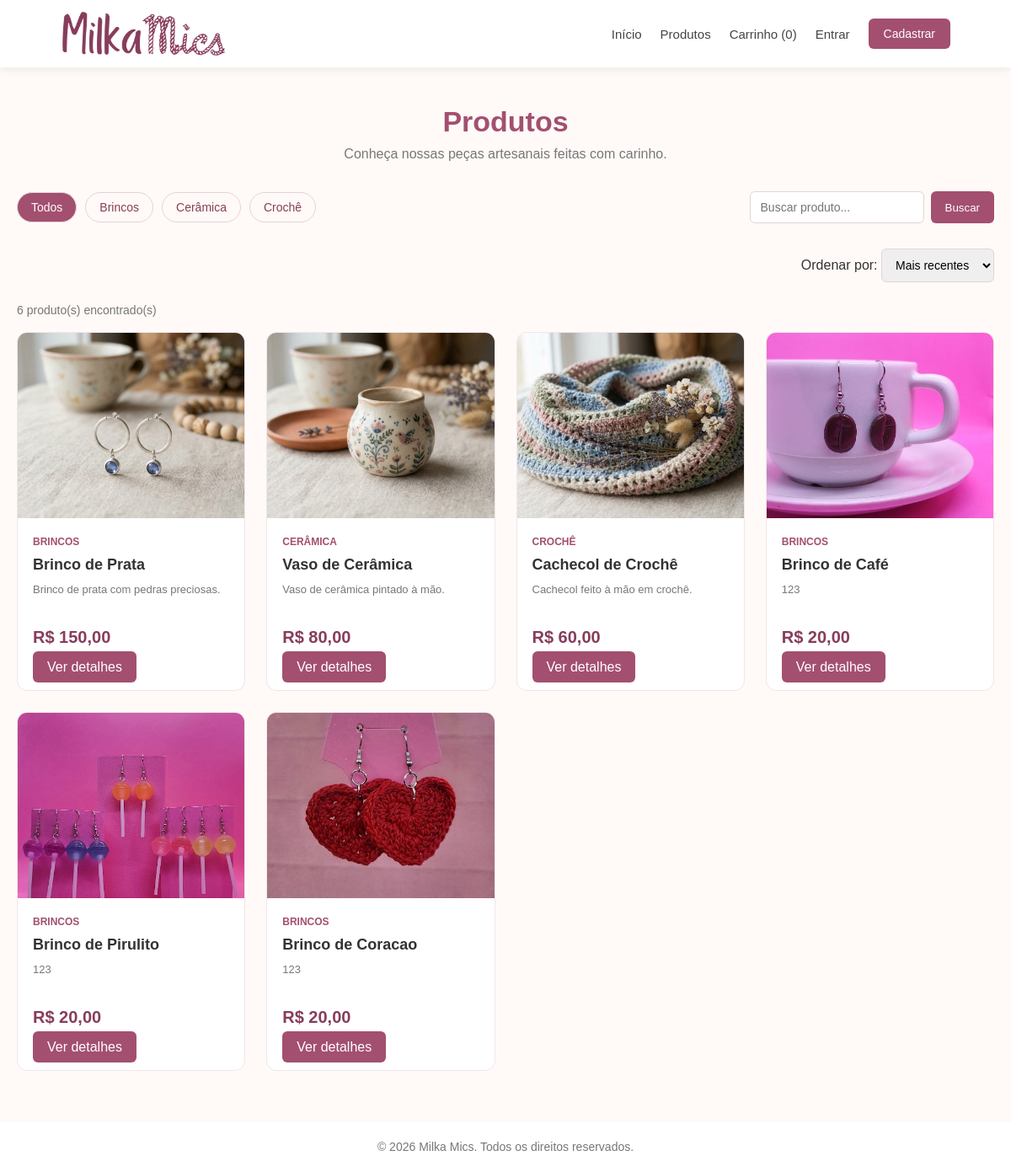
/produtos.php, run on the app's committed database.
### tables this page shows
CREATE TABLE CATEGORIAS (
    ID INT AUTO_INCREMENT PRIMARY KEY,
    NOME VARCHAR(70) NOT NULL,
     
    SLUG VARCHAR(70) NOT NULL UNIQUE
);

CREATE TABLE PRODUTOS (
    ID            INT AUTO_INCREMENT PRIMARY KEY,
    CATEGORIA_ID  INT NOT NULL,
    NOME          VARCHAR(150) NOT NULL,
    DESCRICAO     TEXT, 
    PRECO         DECIMAL(10,2) NOT NULL,
    ESTOQUE       INT NOT NULL DEFAULT 0,
    IMAGEM        VARCHAR(255) DEFAULT NULL,
    ATIVO         TINYINT(1) NOT NULL DEFAULT 1,
    CRIADO_EM     TIMESTAMP DEFAULT CURRENT_TIMESTAMP,
    ATUALIZADO_EM TIMESTAMP NOT NULL DEFAULT CURRENT_TIMESTAMP ON UPDATE CURRENT_TIMESTAMP,

    CONSTRAINT ck_prod_preco CHECK(PRECO >= 0),
    CONSTRAINT ck_prod_estoque CHECK(ESTOQUE >= 0),

    CONSTRAINT fk_prod_cat FOREIGN KEY (CATEGORIA_ID)
        REFERENCES CATEGORIAS(ID) ON DELETE RESTRICT
);

### config/carrinho.php (called while the page is built, shortened)
<?php
function carrinho_quantidade_total(): int
{
    return array_sum($_SESSION['carrinho'] ?? []);
}

### produtos.php (the view, shortened to what this page needs)
<?php
require_once __DIR__ . '/config/carrinho.php';
$categorias = $conexao->query(
    "SELECT ID, NOME, SLUG FROM CATEGORIAS ORDER BY NOME"
);
$slugCategoria = trim($_GET['categoria'] ?? '');
$busca = trim($_GET['busca'] ?? '');
$ordem = $_GET['ordem'] ?? 'recentes';
$sql = "SELECT
            p.ID,
            p.NOME,
            p.DESCRICAO,
            p.PRECO,
            p.IMAGEM,
            c.NOME AS CATEGORIA,
            c.SLUG AS CATEGORIA_SLUG
        FROM PRODUTOS p
        INNER JOIN CATEGORIAS c
            ON c.ID = p.CATEGORIA_ID
        WHERE p.ATIVO = 1";
switch ($ordem) {
    default:
        $sql .= " ORDER BY p.CRIADO_EM DESC";
        break;
}
$stmt = $conexao->prepare($sql);
$stmt->execute();
$resultado = $stmt->get_result();
$produtos = [];
while ($produto = $resultado->fetch_assoc()) {
    $produtos[] = $produto;
}
$tituloAtual = "Produtos";
function escapar($valor) {
    return htmlspecialchars((string)$valor, ENT_QUOTES, 'UTF-8');
}
function formatarPreco($valor) {
    return 'R$ ' . number_format((float)$valor, 2, ',', '.');
}
?>
<!DOCTYPE html>
<html lang="pt-BR">
<head>
    <link rel="stylesheet" href="assets/css/cabecalho.css">
</head>
<body>
<?php require __DIR__ . '/includes/cabecalho.php'; ?>
<main>
    <div class="cabecalho-catalogo">
        <h1><?= escapar($tituloAtual) ?></h1>
        <p>Conheça nossas peças artesanais feitas com carinho.</p>
    </div>
    <div class="filtros">
        <div class="categorias">
            <a class="chip <?= $slugCategoria === '' ? 'ativo' : '' ?>"
               href="produtos.php">Todos</a>
            <?php
            $categorias->data_seek(0);
            while ($categoria = $categorias->fetch_assoc()):
            ?>
                <a class="chip <?= $slugCategoria === $categoria['SLUG'] ? 'ativo' : '' ?>"
                   href="produtos.php?categoria=<?= urlencode($categoria['SLUG']) ?>">
                    <?= escapar($categoria['NOME']) ?>
                </a>
            <?php endwhile; ?>
        </div>
        <form class="busca" method="get" action="produtos.php">
            <input
                type="text"
                name="busca"
                placeholder="Buscar produto..."
                value="<?= escapar($busca) ?>"
            >
            <button class="btn-principal" type="submit">Buscar</button>
        </form>
    </div>
    <div class="ordenacao">
        <form method="get" action="produtos.php">
            <label for="ordem">Ordenar por: </label>
            <select name="ordem" id="ordem" onchange="this.form.submit()">
                <option value="recentes" <?= $ordem === 'recentes' ? 'selected' : '' ?>>Mais recentes</option>
            </select>
        </form>
    </div>
    <p class="contador">
        <?= count($produtos) ?> produto(s) encontrado(s)
    </p>
    <?php if (empty($produtos)): ?>
        <div class="mensagem-vazia">
            <h2>Nenhum produto encontrado</h2>
            <p>Tente mudar os filtros ou pesquisar outro termo.</p>
        </div>
    <?php else: ?>
        <div class="grade-produtos">
            <?php foreach ($produtos as $p): ?>
                <article class="card-produto">
<?php
$nomeArquivoImagem = basename($p['IMAGEM'] ?? '');
$caminhoImagem = __DIR__ . '/assets/images/produtos/' . $nomeArquivoImagem;
$urlImagem = 'assets/images/produtos/' . rawurlencode($nomeArquivoImagem);
?>
<div class="imagem-produto">
    <?php if ($nomeArquivoImagem !== '' && is_file($caminhoImagem)): ?>
        <img
            src="<?= escapar($urlImagem) ?>"
            alt="<?= escapar($p['NOME']) ?>"
        >
    <?php else: ?>
        <span class="sem-imagem">
            <?= escapar(mb_substr($p['NOME'], 0, 1)) ?>
        </span>
    <?php endif; ?>
</div>
                    <div class="info-produto">
                        <span class="categoria-produto">
                            <?= escapar($p['CATEGORIA']) ?>
                        </span>
                        <h2 class="nome-produto">
                            <?= escapar($p['NOME']) ?>
                        </h2>
                        <p class="descricao-produto">
                            <?= escapar($p['DESCRICAO']) ?>
                        </p>
                        <span class="preco-produto">
                            <?= formatarPreco($p['PRECO']) ?>
                        </span>
                        <a
                            class="btn-principal"
                            href="produto.php?id=<?= (int)$p['ID'] ?>"
                        >
                            Ver detalhes
                        </a>
                    </div>
                </article>
            <?php endforeach; ?>
        </div>
    <?php endif; ?>
</main>
<footer>
    <p>&copy; <?= date('Y') ?> Milka Mics. Todos os direitos reservados.</p>
</footer>
</body>
</html>

### includes/cabecalho.php (shortened to what this page needs)
<?php
$cabecalhoModo = $cabecalhoModo ?? 'loja';
if ($cabecalhoModo === 'loja') {
    require_once __DIR__ . '/../config/carrinho.php';
}
$cab_docRoot = realpath($_SERVER['DOCUMENT_ROOT'] ?? '') ?: '';
$cab_raiz    = realpath(__DIR__ . '/..') ?: '';
$cab_base    = ($cab_docRoot !== '' && strpos($cab_raiz, $cab_docRoot) === 0)
    ? str_replace('\\', '/', substr($cab_raiz, strlen($cab_docRoot)))
    : '';
$cab_logado = !empty($_SESSION['usuario_id']);
$cab_tipo   = strtolower(trim($_SESSION['usuario_tipo'] ?? ''));
$cab_nome   = htmlspecialchars(
    $_SESSION['usuario_nome'] ?? ($cab_tipo === 'admin' ? 'Administrador' : 'Usuário'),
    ENT_QUOTES,
    'UTF-8'
);
?>
<header class="site-header">
    <nav class="site-nav">
        <div class="site-logo-area">
            <a class="site-logo" href="<?= $cab_base ?>/index.php">
                <img src="<?= $cab_base ?>/assets/images/logo-milka-cabecalho.png" alt="Milka Mics">
            </a>
        </div>
        <?php if ($cabecalhoModo === 'admin'): ?>
            <div class="site-menu">
                <a href="<?= $cab_base ?>/index.php">Ver Loja</a>
                <a href="<?= $cab_base ?>/admin_usuarios.php">Usuários</a>
                <a href="<?= $cab_base ?>/admin/produtos/listar.php">Itens</a>
                <a href="<?= $cab_base ?>/admin/pedidos/listar.php">Pedidos</a>
                <div class="site-usuario">
                    <span class="site-saudacao">Olá, <strong><?= $cab_nome ?></strong>!</span>
                    <a class="site-botao" href="<?= $cab_base ?>/logout.php">Sair</a>
                </div>
            </div>
        <?php elseif ($cabecalhoModo === 'loja'): ?>
            <div class="site-menu">
                <a href="<?= $cab_base ?>/index.php">Início</a>
                <a href="<?= $cab_base ?>/produtos.php">Produtos</a>
                <a href="<?= $cab_base ?>/carrinho.php">Carrinho (<?= carrinho_quantidade_total() ?>)</a>
                <?php if ($cab_logado): ?>
                    <a href="<?= $cab_base ?>/meus_pedidos.php">Meus pedidos</a>
                    <?php if ($cab_tipo === 'admin'): ?>
                        <a href="<?= $cab_base ?>/admin.php">Painel administrativo</a>
                    <?php endif; ?>
                    <div class="site-usuario">
                        <span class="site-saudacao">Olá, <strong><?= $cab_nome ?></strong>!</span>
                        <a class="site-botao" href="<?= $cab_base ?>/logout.php">Sair</a>
                    </div>
                <?php else: ?>
                    <a href="<?= $cab_base ?>/sing_in.php">Entrar</a>
                    <a class="site-botao" href="<?= $cab_base ?>/cadastro.php">Cadastrar</a>
                <?php endif; ?>
            </div>
        <?php endif; ?>
    </nav>
</header>

### assets/css/cabecalho.css (style rules this page uses)
.site-header { background: #fff; padding: 12px 6%; box-shadow: 0 2px 10px rgba(0, 0, 0, 0.08); }
.site-nav { display: flex; align-items: center; justify-content: space-between; flex-wrap: wrap; gap: 12px 20px; }
.site-logo-area { display: flex; align-items: center; gap: 12px; }
.site-logo { display: flex; align-items: center; text-decoration: none; }
.site-logo img { height: 56px; width: auto; max-width: 220px; object-fit: contain; display: block; }
.site-menu { display: flex; align-items: center; gap: 12px 22px; flex-wrap: wrap; margin-left: auto; }
.site-menu a { color: #444; text-decoration: none; font-size: 15px; transition: color 0.2s; }
.site-menu a.site-botao { background: #a34f70; color: #fff; padding: 11px 18px; border-radius: 6px; font-size: 14px; line-height: 1; }

### produtos.php (style rules this page uses)
* { margin: 0; padding: 0; box-sizing: border-box; }
body { font-family: Arial, Helvetica, sans-serif; background: #fffaf7; color: #333; min-height: 100vh; display: flex; flex-direction: column; }
header { background: #fff; padding: 20px 6%; box-shadow: 0 2px 10px rgba(0, 0, 0, 0.08); }
nav { display: flex; align-items: center; justify-content: space-between; flex-wrap: wrap; gap: 15px; }
main { flex: 1; width: 100%; max-width: 1200px; margin: 0 auto; padding: 45px 20px 60px; }
.cabecalho-catalogo { text-align: center; margin-bottom: 35px; }
.cabecalho-catalogo h1 { color: #a34f70; font-size: 34px; margin-bottom: 10px; }
.cabecalho-catalogo p { color: #777; }
.filtros { display: flex; flex-wrap: wrap; align-items: center; justify-content: space-between; gap: 15px; margin-bottom: 30px; }
.categorias { display: flex; flex-wrap: wrap; gap: 10px; }
.chip { padding: 9px 16px; border: 1px solid #e1d4d9; border-radius: 20px; color: #873d5b; text-decoration: none; font-size: 14px; }
.chip.ativo, .chip:hover { background: #a34f70; color: #fff; }
.busca { display: flex; flex-wrap: wrap; gap: 8px; }
.busca input, .ordenacao select { padding: 10px 12px; border: 1px solid #e1d4d9; border-radius: 6px; font-size: 14px; }
.btn-principal { padding: 10px 17px; background: #a34f70; color: #fff; border: none; border-radius: 6px; text-decoration: none; cursor: pointer; }
.ordenacao { margin-bottom: 25px; text-align: right; }
.contador { color: #777; font-size: 14px; margin-bottom: 18px; }
.grade-produtos { display: grid; grid-template-columns: repeat(auto-fill, minmax(230px, 1fr)); gap: 25px; }
.card-produto { background: #fff; border: 1px solid #f0e6e9; border-radius: 12px; overflow: hidden; transition: transform 0.2s, box-shadow 0.2s; }
.imagem-produto { height: 220px; background: #fff4f7; display: flex; align-items: center; justify-content: center; overflow: hidden; }
.imagem-produto img { width: 100%; height: 100%; object-fit: cover; }
.info-produto { padding: 18px; }
.categoria-produto { color: #a34f70; font-size: 12px; font-weight: bold; text-transform: uppercase; }
.nome-produto { font-size: 18px; margin: 9px 0; }
.descricao-produto { color: #777; font-size: 13px; line-height: 1.5; min-height: 40px; }
.preco-produto { display: block; color: #873d5b; font-size: 20px; font-weight: bold; margin: 15px 0; }
footer { text-align: center; padding: 22px; background: #fff; color: #777; font-size: 14px; }

### data on the page
categorias: NOME "Brincos"
categorias: NOME "Cerâmica"
categorias: NOME "Crochê"
produtos: IMAGEM (picture), CATEGORIA_ID.NOME "BRINCOS", NOME "Brinco de Prata", DESCRICAO "Brinco de prata com pedras preciosas.", PRECO "R$ 150,00"
produtos: IMAGEM (picture), CATEGORIA_ID.NOME "CERÂMICA", NOME "Vaso de Cerâmica", DESCRICAO "Vaso de cerâmica pintado à mão.", PRECO "R$ 80,00"
produtos: IMAGEM (picture), CATEGORIA_ID.NOME "CROCHÊ", NOME "Cachecol de Crochê", DESCRICAO "Cachecol feito à mão em crochê.", PRECO "R$ 60,00"
produtos: IMAGEM (picture), CATEGORIA_ID.NOME "BRINCOS", NOME "Brinco de Café", DESCRICAO "123", PRECO "R$ 20,00"
produtos: IMAGEM (picture), CATEGORIA_ID.NOME "BRINCOS", NOME "Brinco de Pirulito", DESCRICAO "123", PRECO "R$ 20,00"
produtos: IMAGEM (picture), CATEGORIA_ID.NOME "BRINCOS", NOME "Brinco de Coracao", DESCRICAO "123", PRECO "R$ 20,00"

### other printed values
carrinho_quantidade_total() "0"
escapar($tituloAtual) "Produtos"
count($produtos) "6"
